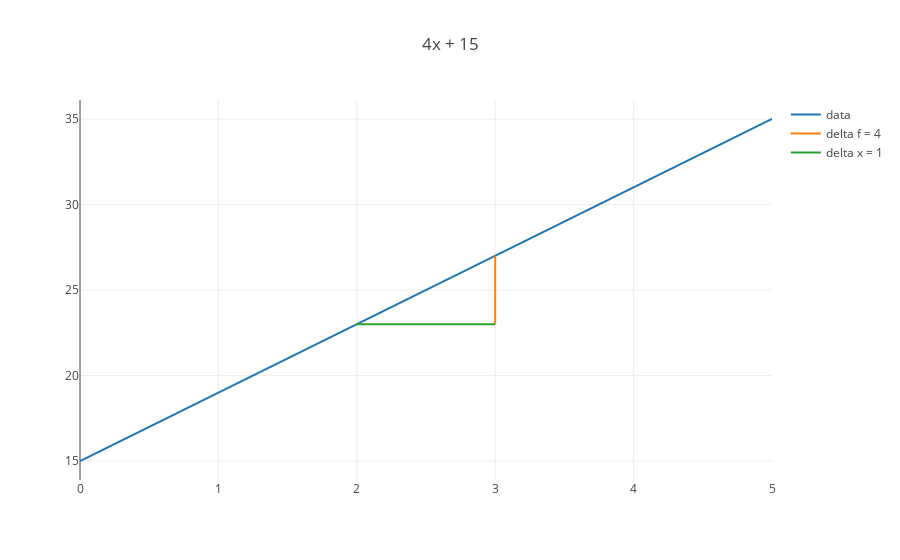

Write notebook code for a chart like this one.
### Code cell
from graph import plot, trace_values

trace_delta_x_four_x_plus_fifteen = delta_x_trace(four_x_plus_fifteen, 2, 1)
if four_x_plus_fifteen_trace and trace_delta_f_four_x_plus_fifteen and trace_delta_x_four_x_plus_fifteen:
    plot([four_x_plus_fifteen_trace, trace_delta_f_four_x_plus_fifteen, trace_delta_x_four_x_plus_fifteen], {'title': '4x + 15'})

### Figure 1 — Plotly figure (JSON) as saved in the notebook; plotly's stock layout.template omitted (floating-point values rounded to 4 significant figures)
{"data": [{"mode": "lines", "name": "data", "text": [], "type": "scatter", "uid": "4cf84f50-d722-11e8-bb2e-34159e1c7ef8", "x": [0, 1, 2, 3, 4, 5], "y": [15, 19, 23, 27, 31, 35]}, {"mode": "lines", "name": "delta f = 4", "text": [], "type": "scatter", "uid": "4cf85228-d722-11e8-bb6f-34159e1c7ef8", "x": [3, 3], "y": [23, 27]}, {"mode": "lines", "name": "delta x = 1", "text": [], "type": "scatter", "uid": "4cf853e2-d722-11e8-8317-34159e1c7ef8", "x": [2, 3], "y": [23, 23]}], "layout": {"title": "4x + 15"}}
